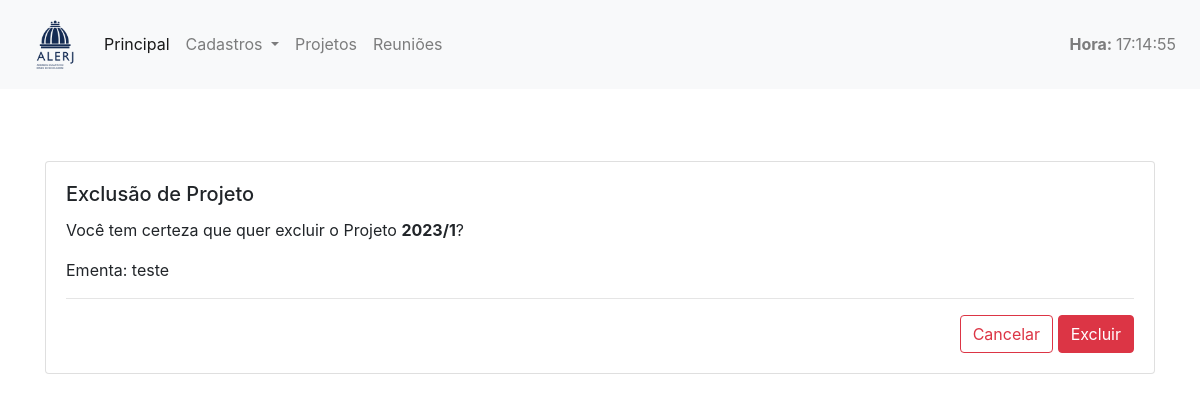
/cadastro/projetoexcluir/1, run on the app's committed database.
### cadastro/models.py (models this page shows, shortened)
class Projeto(models.Model):
    ano = models.IntegerField(null=False, blank=False)
    numero = models.IntegerField(null=False, blank=False)
    ementa = models.CharField(max_length=2000)
    autor = models.ForeignKey(Deputado, on_delete=models.PROTECT, related_name='autor_projeto', default=None)
    data_atualizacao = models.DateTimeField('Data Atualização', default=timezone.now)
    class Meta:
        ordering = ['-ano', '-numero']
        unique_together = ('ano', 'numero',)

### cadastro/views.py (the view)
# urls.py: path('projetoexcluir/<int:pk>', ProjetoDeleteView.as_view(), name='projeto_excluir'),  # EXCLUI
class ProjetoDeleteView(DeleteView):
    template_name = "cadastro/projeto_excluir.html"
    model = Projeto
    fields = '__all__'
    context_object_name = 'projeto'
    success_url = reverse_lazy("lista_projetos")

### cadastro/templatetags/tempo_atual.py (called while the page is built)
@register.simple_tag
def tempo_atual():
    return datetime.datetime.now().strftime('%H:%M:%S')

### cadastro/templates/cadastro/projeto_excluir.html (shortened to what this page needs)
{% extends "cadastro/_layouts/base.html" %}
{% load widget_tweaks %}
{% block conteudo %}
  <div class="container mt-5">
    <div class="card">
      <div class="card-body">
        <h5 class="card-title">Exclusão de Projeto</h5>
        <p class="card-text">
          Você tem certeza que quer excluir o Projeto
          <b>{{ projeto.numero }}/{{ projeto.ano }}</b>?
        </p>
        <p class="card-text">
          Ementa: {{ projeto.ementa }}
        </p>
        <form method="post">
          <hr />
          <div class="text-right">
            <a href="{% url 'lista_projetos' %}" class="btn btn-outline-danger">Cancelar</a>
            <button class="btn btn-danger">Excluir</button>
          </div>
        </form>
      </div>
    </div>
  </div>
{% endblock %}

### data on the page
Projeto: numero "2023", ano "1", ementa "teste"
